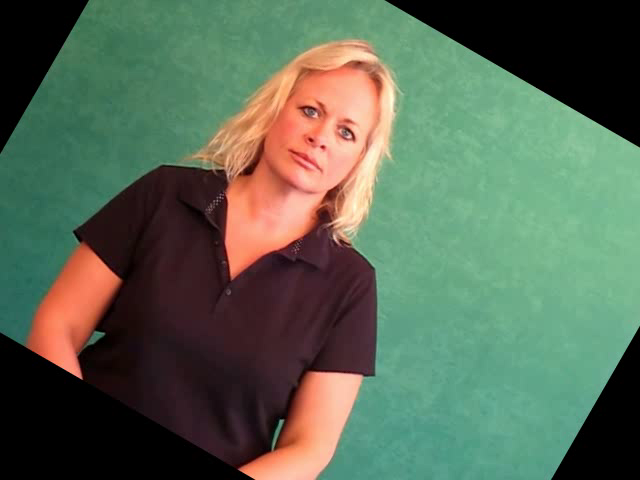
#> input picture frame 12 of inputs/27355_2.mp4, 640 x 480 px, given in place of 00668.mp4, which was not available
$ jupyter execute '05. Working with videos.ipynb'   (text cells are left out)
#> lines starting #> are read from the running program, lines starting #| are printed output that depends on the picture; after the words box and inside, x2 and y2 are one past the last pixel; in counts of white or black regions, pixels touching at a corner belong together
[cell 1]
import cv2
import numpy as np

[cell 2]
video = 'inputs/00668.mp4'

[cell 3]
cap = cv2.VideoCapture(video)

while True:
    ret, frame = cap.read()
#> frame is the input picture: shape (480, 640, 3); mean B, G, R 84.1, 103.9, 88.8

    if ret == False:
        break

    cv2.imshow('video', frame)

    if cv2.waitKey(1) & 0xFF == ord('q'):
#> (key q is pressed here)
        break
cap.release()
cv2.destroyAllWindows()

[cell 4]
import time

[cell 5]
cap = cv2.VideoCapture(video)
fps = 0
color = (255, 255, 355)
DESIRED_FPS = 30

while True:
    start_time = time.perf_counter()
    ret, frame = cap.read()

    if ret == False:
        break

    #Obtain the length of frames.
    length_of_frames = int(cap.get(cv2.CAP_PROP_FRAME_COUNT))


    cv2.putText(frame, f'FPS: {fps:.0f}', (300, 30),
               cv2.FONT_HERSHEY_SIMPLEX, 1.5, color, 2)
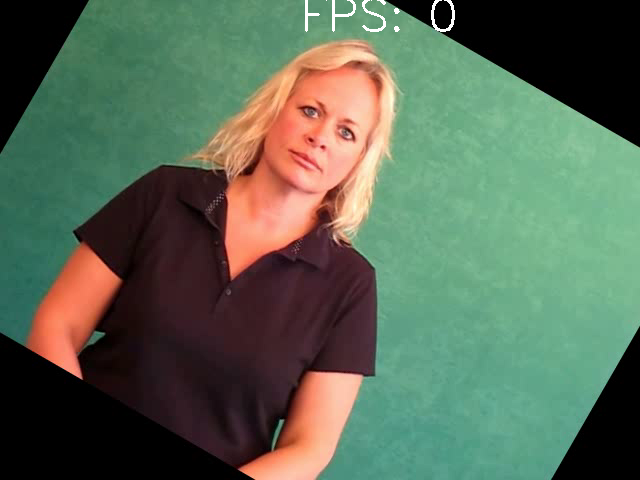
#> frame: shape (480, 640, 3); 0.27% of pixels changed, all inside (x1, y1, x2, y2) = (305, 0, 455, 32)

    cv2.imshow('video', frame)

    if cv2.waitKey(DESIRED_FPS) == ord('q'):
#> (key q is pressed here)
        break

    stop_time = time.perf_counter()
    time_taken = stop_time - start_time
    fps = 1 / time_taken


cap.release()
cv2.destroyAllWindows()

print(f'fps is: {fps}')


$ run again, starting later in the video
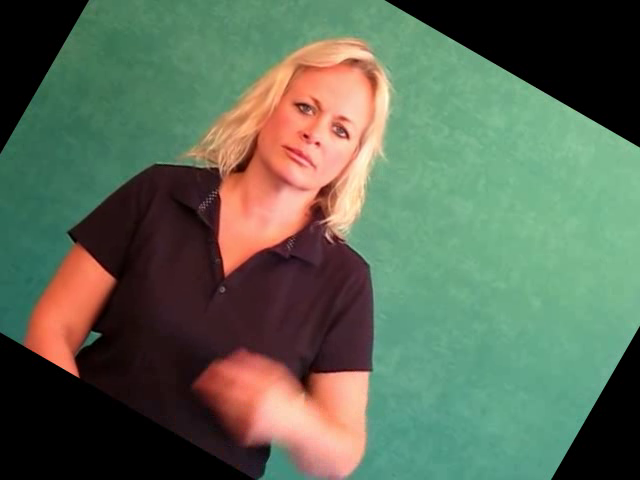
#> input picture frame 56 of inputs/27355_2.mp4, 640 x 480 px, given in place of 00668.mp4, which was not available
#> frame is the input picture: shape (480, 640, 3); mean B, G, R 85.4, 105.3, 92.5
#> `cv2.putText(frame, f'FPS: {fps:.0f}', (300, 30), cv2.FONT_HERSHEY_SIMP..`:
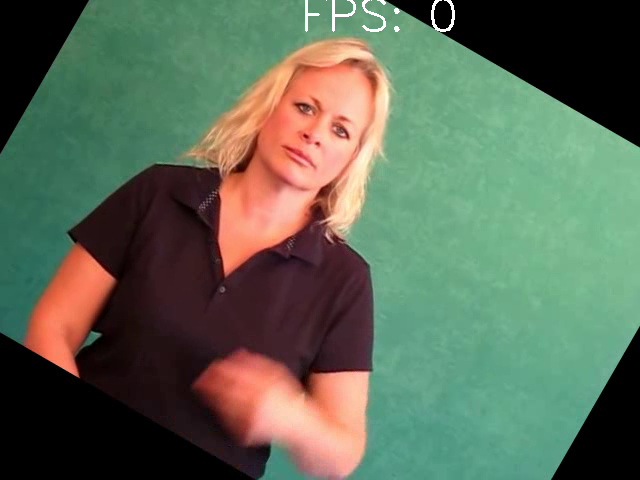
#> frame: shape (480, 640, 3); 0.27% of pixels changed, all inside (x1, y1, x2, y2) = (305, 0, 455, 32)

$ run again, starting later in the video
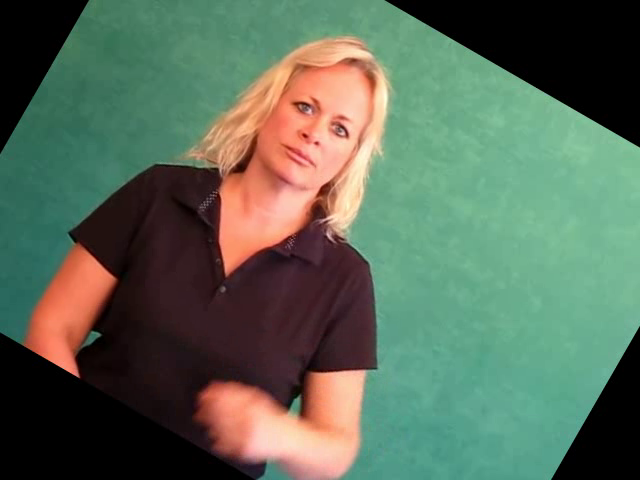
#> input picture frame 100 of inputs/27355_2.mp4, 640 x 480 px, given in place of 00668.mp4, which was not available
#> frame is the input picture: shape (480, 640, 3); mean B, G, R 87.9, 106.1, 90.3
#> `cv2.putText(frame, f'FPS: {fps:.0f}', (300, 30), cv2.FONT_HERSHEY_SIMP..`:
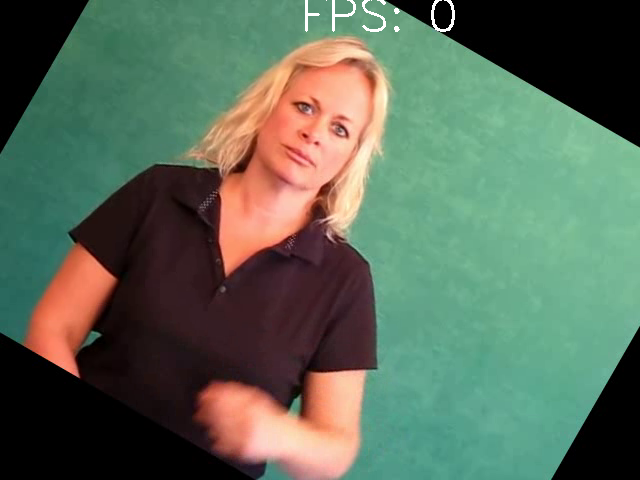
#> frame: shape (480, 640, 3); 0.27% of pixels changed, all inside (x1, y1, x2, y2) = (305, 0, 455, 32)
